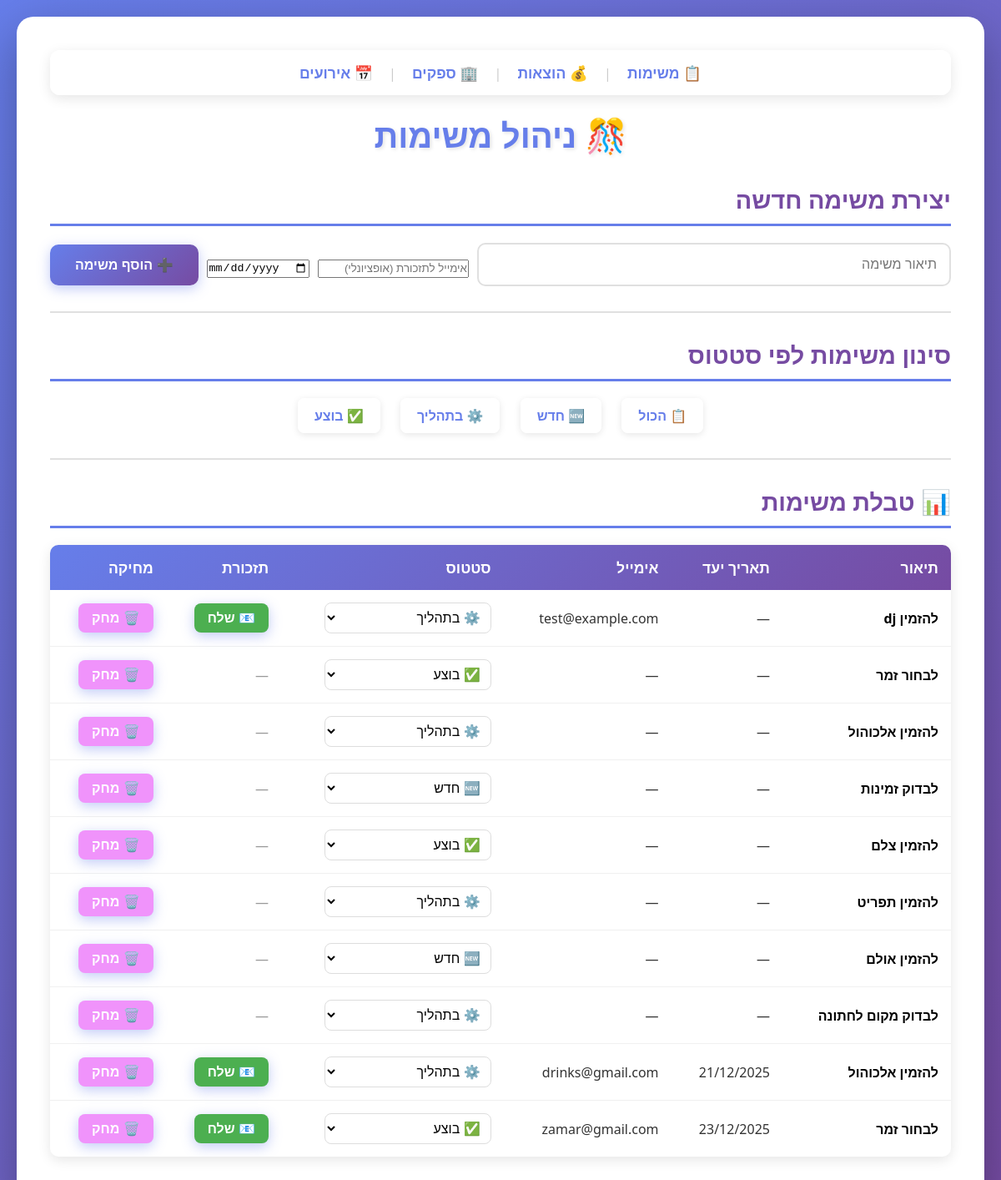
The page /tasks on the database its author committed.
### tables this page shows
CREATE TABLE tasks (
    id INTEGER PRIMARY KEY AUTOINCREMENT,
    title TEXT NOT NULL,
    status TEXT DEFAULT 'חדש'
, description TEXT, email TEXT, due_date DATE);

### app.py (the view)
@app.route('/tasks')
def tasks():
    from datetime import datetime
    status_filter = request.args.get('status')
    conn = sqlite3.connect('database.db')
    conn.row_factory = sqlite3.Row
    c = conn.cursor()
    if status_filter:
        c.execute('SELECT * FROM tasks WHERE status = ? ORDER BY due_date ASC, id DESC', (status_filter,))
    else:
        c.execute('SELECT * FROM tasks ORDER BY due_date ASC, id DESC')
    tasks_raw = c.fetchall()
    conn.close()
    tasks = []
    for task in tasks_raw:
        task_dict = dict(task)
        if task['due_date']:
            date_obj = datetime.strptime(task['due_date'], '%Y-%m-%d')
            task_dict['due_date'] = date_obj.strftime('%d/%m/%Y')
        tasks.append(task_dict)
    return render_template('tasks.html', tasks=tasks)

### templates/tasks.html (shortened to what this page needs)
<!DOCTYPE html>
<html lang="he">
<head>
    <link rel="stylesheet" href="{{ url_for('static', filename='css/style.css') }}">
</head>
<body>
    <div class="container">
        <nav style="background: rgba(255,255,255,0.95); padding: 15px; border-radius: 12px; margin-bottom: 20px; text-align: center; box-shadow: 0 4px 15px rgba(0,0,0,0.1);">
            <a href="/tasks" style="margin: 0 15px; font-size: 1.1rem; text-decoration: none; color: #667eea; font-weight: bold; transition: all 0.3s;">📋 משימות</a>
            <span style="color: #ccc;">|</span>
            <a href="/budget" style="margin: 0 15px; font-size: 1.1rem; text-decoration: none; color: #667eea; transition: all 0.3s;">💰 הוצאות</a>
            <span style="color: #ccc;">|</span>
            <a href="/suppliers" style="margin: 0 15px; font-size: 1.1rem; text-decoration: none; color: #667eea; transition: all 0.3s;">🏢 ספקים</a>
            <span style="color: #ccc;">|</span>
            <a href="/events" style="margin: 0 15px; font-size: 1.1rem; text-decoration: none; color: #667eea; transition: all 0.3s;">📅 אירועים</a>
        </nav>
        <h1>🎊 ניהול משימות</h1>
        <h2>יצירת משימה חדשה</h2>
        <form action="/tasks/create" method="post">
            <input type="text" name="description" placeholder="תיאור משימה" required>
            <div style="display: flex; gap: 10px; margin-top: 10px;">
                <input type="email" name="email" placeholder="אימייל לתזכורת (אופציונלי)" style="flex: 1;">
                <input type="date" name="due_date" placeholder="תאריך יעד" style="flex: 1; direction: ltr;">
            </div>
            <button type="submit">➕ הוסף משימה</button>
        </form>
        <hr>
        <h2>סינון משימות לפי סטטוס</h2>
        <div style="text-align: center; margin: 20px 0;">
            <a href="/tasks" style="display: inline-block; margin: 0 10px; padding: 10px 20px; background: rgba(255,255,255,0.95); border-radius: 8px; text-decoration: none; color: #667eea; font-weight: bold; box-shadow: 0 2px 8px rgba(0,0,0,0.1);">📋 הכול</a>
            <a href="/tasks?status=חדש" style="display: inline-block; margin: 0 10px; padding: 10px 20px; background: rgba(255,255,255,0.95); border-radius: 8px; text-decoration: none; color: #667eea; font-weight: bold; box-shadow: 0 2px 8px rgba(0,0,0,0.1);">🆕 חדש</a>
            <a href="/tasks?status=בתהליך" style="display: inline-block; margin: 0 10px; padding: 10px 20px; background: rgba(255,255,255,0.95); border-radius: 8px; text-decoration: none; color: #667eea; font-weight: bold; box-shadow: 0 2px 8px rgba(0,0,0,0.1);">⚙️ בתהליך</a>
            <a href="/tasks?status=בוצע" style="display: inline-block; margin: 0 10px; padding: 10px 20px; background: rgba(255,255,255,0.95); border-radius: 8px; text-decoration: none; color: #667eea; font-weight: bold; box-shadow: 0 2px 8px rgba(0,0,0,0.1);">✅ בוצע</a>
        </div>
        <hr>
        <h2>📊 טבלת משימות</h2>
        {% if tasks %}
        <table>
            <thead>
                <tr>
                    <th>תיאור</th>
                    <th>תאריך יעד</th>
                    <th>אימייל</th>
                    <th>סטטוס</th>
                    <th>תזכורת</th>
                    <th>מחיקה</th>
                </tr>
            </thead>
            <tbody>
                {% for task in tasks %}
                <tr>
                    <td><strong style="color: black !important;">{{ task.description }}</strong></td>
                    <td>{{ task.due_date if task.due_date else '—' }}</td>
                    <td>{{ task.email if task.email else '—' }}</td>
                    <td>
                        <form action="/tasks/status/{{ task.id }}" method="post" style="display: inline;">
                            <select name="new_status" onchange="this.form.submit()" style="padding: 8px; border-radius: 8px; border: 1px solid #ddd; background: white;">
                                <option value="חדש" {% if task.status == 'חדש' %}selected{% endif %}>🆕 חדש</option>
                                <option value="בתהליך" {% if task.status == 'בתהליך' %}selected{% endif %}>⚙️ בתהליך</option>
                                <option value="בוצע" {% if task.status == 'בוצע' %}selected{% endif %}>✅ בוצע</option>
                            </select>
                        </form>
                    </td>
                    <td>
                        {% if task.email %}
                        <form action="/tasks/remind/{{ task.id }}" method="post" style="display: inline;">
                            <button type="submit" style="background: #4CAF50; border: none; padding: 8px 16px; border-radius: 8px; cursor: pointer; font-size: 1rem; color: white;">📧 שלח</button>
                        </form>
                        {% else %}
                        <span style="color: #999;">—</span>
                        {% endif %}
                    </td>
                    <td>
                        <form action="/tasks/delete/{{ task.id }}" method="post" style="display: inline;">
                            <button type="submit" style="background: #f093fb; border: none; padding: 8px 16px; border-radius: 8px; cursor: pointer; font-size: 1rem; color: white;">🗑️ מחק</button>
                        </form>
                    </td>
                </tr>
                {% endfor %}
            </tbody>
        </table>
        {% else %}
        <div class="empty-message">
            <p>📭 אין משימות עדיין. הוסף משימה ראשונה!</p>
        </div>
        {% endif %}
    </div>
</body>
</html>

### static/css/style.css (style rules this page uses)
* { margin: 0; padding: 0; box-sizing: border-box; }
body { font-family: 'Segoe UI', Tahoma, Geneva, Verdana, sans-serif; background: linear-gradient(135deg, #667eea 0%, #764ba2 100%); min-height: 100vh; padding: 20px; direction: rtl; }
.container { max-width: 1200px; margin: 0 auto; background: white; padding: 40px; border-radius: 20px; box-shadow: 0 20px 60px rgba(0, 0, 0, 0.3); animation: fadeIn 0.5s ease-in; }
h1 { color: #667eea; text-align: center; margin-bottom: 30px; font-size: 2.5rem; text-shadow: 2px 2px 4px rgba(0, 0, 0, 0.1); }
h2 { color: #764ba2; margin: 30px 0 20px 0; padding-bottom: 10px; border-bottom: 3px solid #667eea; font-size: 1.8rem; }
hr { border: none; border-top: 2px solid #e0e0e0; margin: 30px 0; }
form { margin: 20px 0; display: flex; gap: 10px; flex-wrap: wrap; align-items: center; }
input[type="text"], input[type="number"], select { flex: 1; min-width: 200px; padding: 15px; border: 2px solid #e0e0e0; border-radius: 10px; font-size: 1rem; transition: all 0.3s; }
button { padding: 15px 30px; background: linear-gradient(135deg, #667eea 0%, #764ba2 100%); color: white; border: none; border-radius: 10px; font-size: 1rem; font-weight: bold; cursor: pointer; transition: all 0.3s; box-shadow: 0 4px 15px rgba(102, 126, 234, 0.4); }
table { width: 100%; border-collapse: collapse; margin: 20px 0; background: white; border-radius: 10px; overflow: hidden; box-shadow: 0 4px 15px rgba(0, 0, 0, 0.1); }
thead { background: linear-gradient(135deg, #667eea 0%, #764ba2 100%); color: white; }
th { padding: 15px; text-align: right; font-weight: bold; font-size: 1.1rem; }
td { padding: 15px; border-bottom: 1px solid #f0f0f0; text-align: right; color: #333 !important; vertical-align: middle; }
td strong { color: #333 !important; font-size: 1rem; }
tr:last-child td { border-bottom: none; }
a { color: #667eea; text-decoration: none; font-weight: bold; transition: all 0.3s; }

### rows shown on the page
tasks: description "להזמין dj", due_date "—", email "test@example.com", new_status "⚙️ בתהליך"
tasks: description "לבחור זמר", due_date "—", email "—", new_status "✅ בוצע"
tasks: description "להזמין אלכוהול", due_date "—", email "—", new_status "⚙️ בתהליך"
tasks: description "לבדוק זמינות", due_date "—", email "—", new_status "🆕 חדש"
tasks: description "להזמין צלם", due_date "—", email "—", new_status "✅ בוצע"
tasks: description "להזמין תפריט", due_date "—", email "—", new_status "⚙️ בתהליך"
tasks: description "להזמין אולם", due_date "—", email "—", new_status "🆕 חדש"
tasks: description "לבדוק מקום לחתונה", due_date "—", email "—", new_status "⚙️ בתהליך"
tasks: description "להזמין אלכוהול", due_date "21/12/2025", email "drinks@gmail.com", new_status "⚙️ בתהליך"
tasks: description "לבחור זמר", due_date "23/12/2025", email "zamar@gmail.com", new_status "✅ בוצע"
